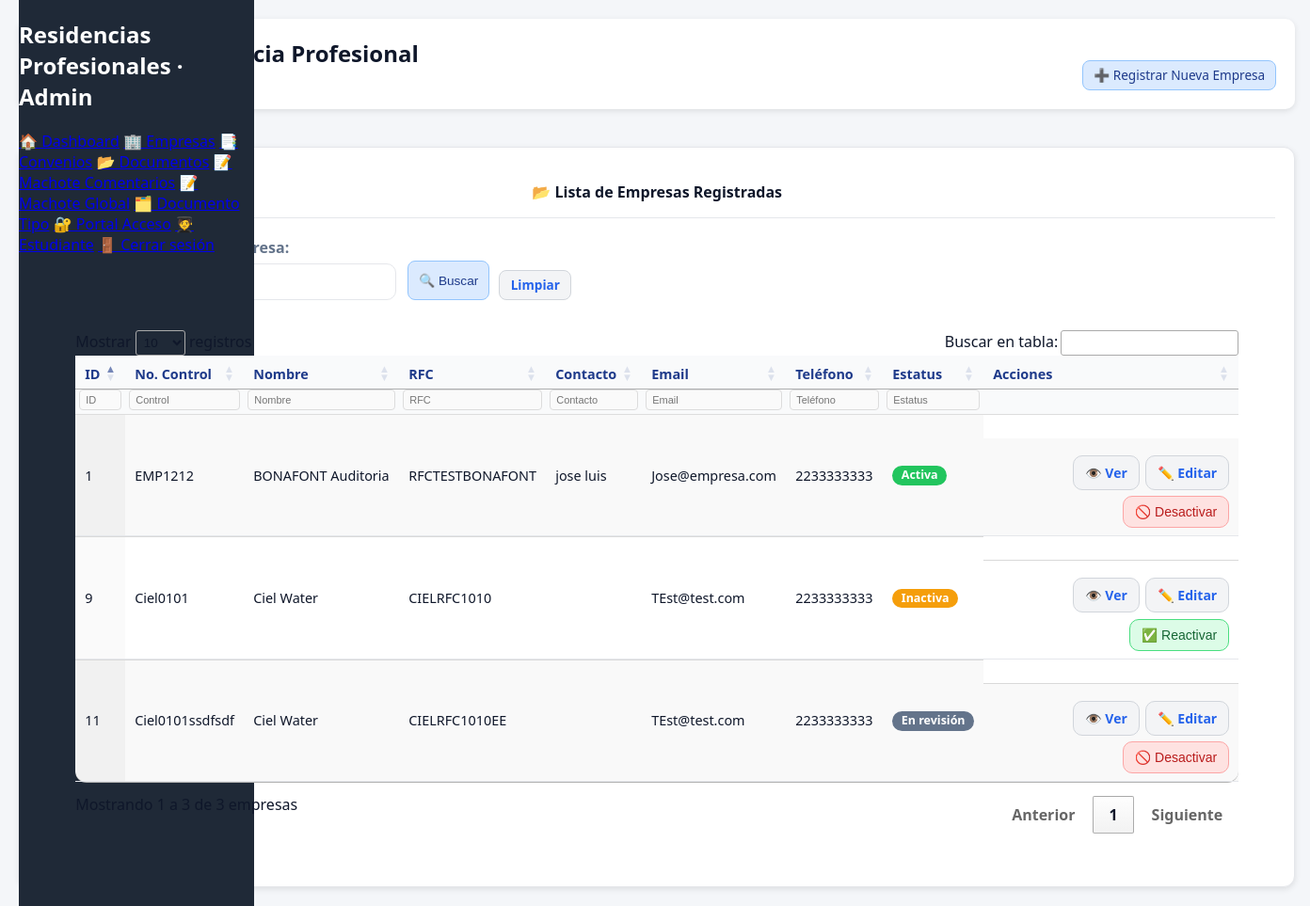
The page /recidencia/view/empresa/empresa_list.php on the database as committed earlier.
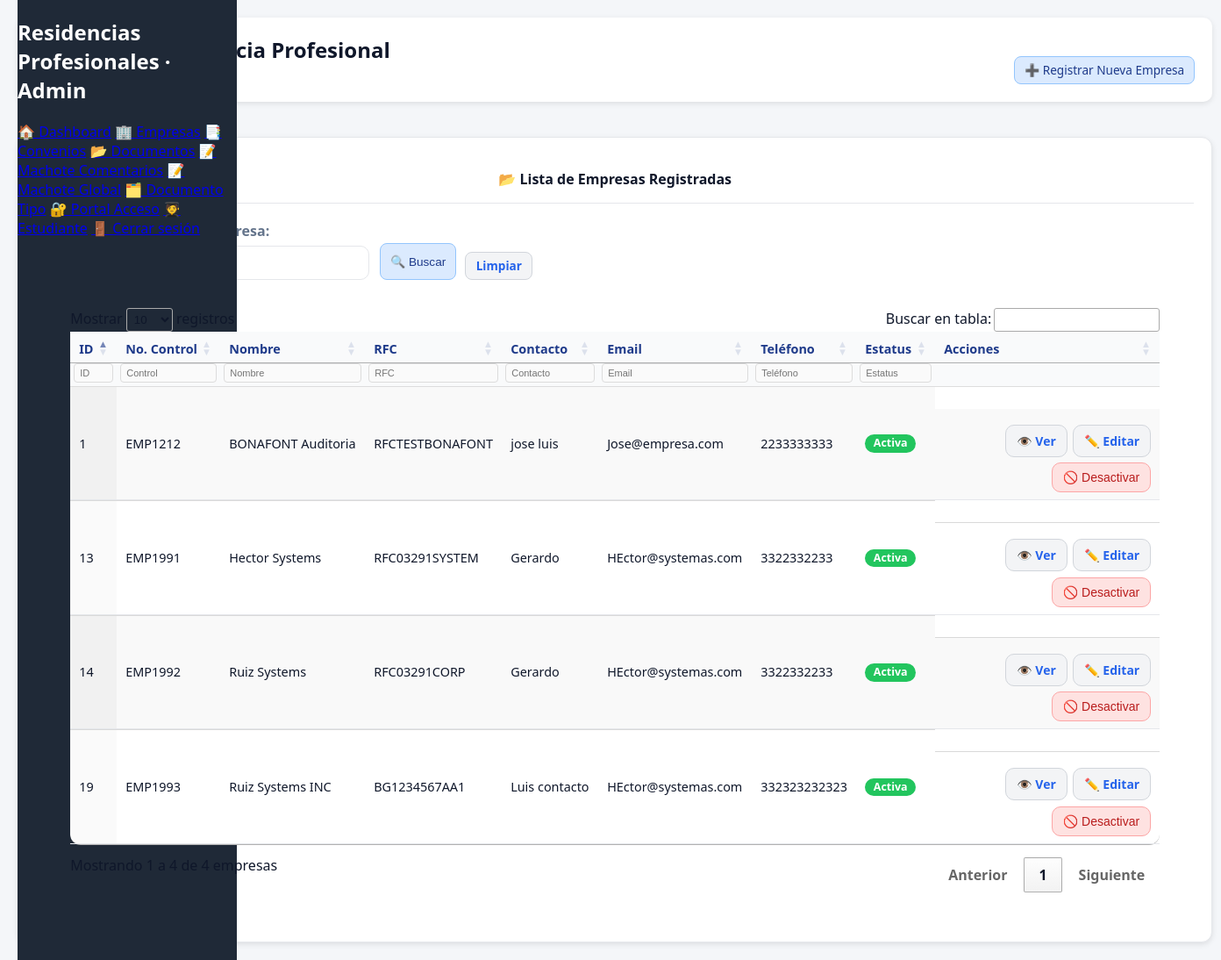
The same page on the database as committed later.
### tables this page shows
CREATE TABLE `rp_empresa` (
  `id` bigint(20) NOT NULL AUTO_INCREMENT,
  `numero_control` varchar(20) DEFAULT NULL,
  `nombre` varchar(191) NOT NULL,
  `logo_path` varchar(255) DEFAULT NULL,
  `rfc` varchar(20) DEFAULT NULL,
  `representante` varchar(191) DEFAULT NULL,
  `cargo_representante` varchar(191) DEFAULT NULL,
  `sector` varchar(191) DEFAULT NULL,
  `sitio_web` varchar(255) DEFAULT NULL,
  `contacto_nombre` varchar(191) DEFAULT NULL,
  `contacto_email` varchar(191) DEFAULT NULL,
  `telefono` varchar(30) DEFAULT NULL,
  `estado` varchar(100) DEFAULT NULL,
  `municipio` varchar(100) DEFAULT NULL,
  `cp` varchar(10) DEFAULT NULL,
  `direccion` varchar(255) DEFAULT NULL,
  `estatus` enum('Activa','En revisión','Inactiva','Suspendida') NOT NULL DEFAULT 'En revisión',
  `regimen_fiscal` enum('fiscal','moral') NOT NULL,
  `notas` text DEFAULT NULL,
  `creado_en` datetime NOT NULL DEFAULT current_timestamp(),
  `actualizado_en` datetime DEFAULT NULL ON UPDATE current_timestamp(),
  PRIMARY KEY (`id`),
  UNIQUE KEY `uk_empresa_rfc` (`rfc`),
  UNIQUE KEY `numero_control` (`numero_control`),
  KEY `idx_empresa_nombre` (`nombre`)
);

### recidencia/common/functions/empresa/empresafunctions_list.php (called while the page is built, shortened)
<?php
if (!function_exists('empresaListDefaults')) {
    function empresaListDefaults(): array
    {
        return [
            'search' => '',
            'empresas' => [],
            'errorMessage' => null,
        ];
    }
}
if (!function_exists('empresaNormalizeSearch')) {
    function empresaNormalizeSearch(?string $search): string
    {
        $search = trim((string) $search);
        return $search;
    }
}

### common/model/db.php (called while the page is built, shortened)
<?php
final class Database
{
    private static ?PDO $connection = null;
    public static function getConnection(): PDO
    {
        if (self::$connection instanceof PDO) {
            return self::$connection;
        }
        $config = require __DIR__ . '/../../config/db.php';
        $host    = $config['host'] ?? 'localhost';
        $db      = $config['dbname'] ?? '';
        $user    = $config['user'] ?? 'root';
        $pass    = $config['pass'] ?? '';
        $charset = $config['charset'] ?? 'utf8mb4';
        $port    = $config['port'] ?? '3306';
        $dsn = "mysql:host={$host};dbname={$db};port={$port};charset={$charset}";
        try {
            self::$connection = new PDO($dsn, $user, $pass, [
                PDO::ATTR_ERRMODE            => PDO::ERRMODE_EXCEPTION,
                PDO::ATTR_DEFAULT_FETCH_MODE => PDO::FETCH_ASSOC,
            ]);
        } catch (PDOException $exception) {
            throw new PDOException('Error al conectar a la base de datos: ' . $exception->getMessage(), (int)$exception->getCode(), $exception);
        }
        return self::$connection;
    }
}
return Database::getConnection();

### recidencia/handler/empresa/empresa_list_handler.php (called while the page is built, shortened)
<?php
require_once __DIR__ . '/../../common/functions/empresa/empresafunctions_list.php';
require_once __DIR__ . '/../../controller/empresa/EmpresaListController.php';
if (!function_exists('empresaListHandler')) {
    function empresaListHandler(): array
    {
        $defaults = empresaListDefaults();
        try {
            $controller = new EmpresaListController();
            $viewData = $controller->handle($_GET);
            return array_merge($defaults, $viewData);
        } catch (Throwable $exception) {
            $defaults['errorMessage'] = empresaListErrorMessage($exception->getMessage());
            return $defaults;
        }
    }
}
$handlerResult = empresaListHandler();
$empresas = $handlerResult['empresas'];
return $handlerResult;

### recidencia/controller/empresa/EmpresaListController.php (called while the page is built, shortened)
<?php
require_once __DIR__ . '/../../model/empresa/EmpresaListModel.php';
require_once __DIR__ . '/../../common/functions/empresa/empresafunctions_list.php';
class EmpresaListController
{
    private EmpresaListModel $model;
    public function __construct(?EmpresaListModel $model = null)
    {
        $this->model = $model ?? new EmpresaListModel();
    }
    public function listEmpresas(?string $search = null): array
    {
        $term = empresaNormalizeSearch($search);
        if ($term === '') {
            $term = null;
        }
        try {
            return $this->model->fetchAll($term);
        } catch (PDOException $exception) {
            throw new RuntimeException('No se pudieron obtener las empresas registradas.', 0, $exception);
        }
    }
    public function handle(array $input): array
    {
        $defaults = empresaListDefaults();
        $searchValue = $input['search'] ?? null;
        $search = empresaNormalizeSearch(is_string($searchValue) ? $searchValue : null);
        $defaults['search'] = $search;
        $defaults['empresas'] = $this->listEmpresas($search);
        return $defaults;
    }
}

### recidencia/model/empresa/EmpresaListModel.php (called while the page is built, shortened)
<?php
require_once __DIR__ . '/../../../common/model/db.php';
class EmpresaListModel
{
    private PDO $pdo;
    public function __construct(?PDO $pdo = null)
    {
        $this->pdo = $pdo ?? Database::getConnection();
    }
    public function fetchAll(?string $search = null): array
    {
        $sql = <<<'SQL'
            SELECT id,
                   numero_control,
                   nombre,
                   rfc,
                   representante,
                   contacto_nombre,
                   contacto_email,
                   telefono,
                   estatus,
                   creado_en
              FROM rp_empresa
        SQL;
        $params = [];
        $sql .= ' ORDER BY nombre ASC';
        $statement = $this->pdo->prepare($sql);
        $statement->execute($params);
        return $statement->fetchAll(PDO::FETCH_ASSOC);
    }
}

### recidencia/common/functions/empresafunction.php (called while the page is built, shortened)
<?php
if (!function_exists('renderBadgeClass')) {
    function renderBadgeClass(?string $estatus): string
    {
        $value = trim((string) $estatus);
        if ($value !== '' && function_exists('mb_strtolower')) {
            $value = mb_strtolower($value, 'UTF-8');
        } else {
            $value = strtolower($value);
        }
        switch ($value) {
            case 'activa':
                return 'badge ok';
            case 'en revisión':
            case 'en revision':
                return 'badge secondary';
            case 'inactiva':
                return 'badge warn';
        }
    }
}
if (!function_exists('renderBadgeLabel')) {
    function renderBadgeLabel(?string $estatus): string
    {
        $estatus = trim((string) $estatus);
        return $estatus !== '' ? $estatus : 'Sin especificar';
    }
}

### recidencia/view/empresa/empresa_list.php (the view, shortened to what the rows shown need)
<?php
require_once __DIR__ . '/../../common/functions/empresafunction.php';
require __DIR__ . '/../../handler/empresa/empresa_list_handler.php';
?>
<!DOCTYPE html>
<html lang="es">
<head>
  <link rel="stylesheet" href="../../assets/css/empresas/empresalist.css">
  <link rel="stylesheet" href="https://cdn.datatables.net/1.13.7/css/jquery.dataTables.min.css">
  <link rel="stylesheet" href="https://cdn.datatables.net/responsive/2.5.0/css/responsive.dataTables.min.css">
  <link rel="stylesheet" href="https://cdn.datatables.net/fixedheader/3.4.0/css/fixedHeader.dataTables.min.css">
</head>
<body>
  <div class="app">
    <?php include __DIR__ . '/../../layout/sidebar.php'; ?>
    <main class="main">
      <header class="topbar">
        <div>
          <h2>Empresas · Residencia Profesional</h2>
        </div>
      </header>
      <section class="card">
        <div class="content">
          <div class="table-wrapper">
            <table id="empresasTable" class="display nowrap">
              <thead>
                <tr>
                  <th>ID</th>
                  <th>No. Control</th>
                  <th>Nombre</th>
                  <th>RFC</th>
                  <th>Contacto</th>
                  <th>Email</th>
                  <th>Teléfono</th>
                  <th>Estatus</th>
                  <th class="actions-column">Acciones</th>
                </tr>
                <tr class="filter-row">
                  <th><input type="text" placeholder="ID"></th>
                  <th><input type="text" placeholder="Control"></th>
                  <th><input type="text" placeholder="Nombre"></th>
                  <th><input type="text" placeholder="RFC"></th>
                  <th><input type="text" placeholder="Contacto"></th>
                  <th><input type="text" placeholder="Email"></th>
                  <th><input type="text" placeholder="Teléfono"></th>
                  <th><input type="text" placeholder="Estatus"></th>
                  <th></th>
                </tr>
              </thead>
              <tbody>
                <?php if ($empresas === []): ?>
                  <tr>
                    <td colspan="9" class="empty-state">No se encontraron empresas registradas.</td>
                  </tr>
                <?php else: ?>
                  <?php foreach ($empresas as $empresa): ?>
                    <?php
                    $empresaId = $empresa['id'] ?? '';
                    $empresaNombre = $empresa['nombre'] ?? '';
                    $empresaEstatus = (string) ($empresa['estatus'] ?? '');
                    $empresaPuedeDesactivar = $empresaEstatus === 'Activa' || $empresaEstatus === 'En revisión';
                    $empresaPuedeReactivar = $empresaEstatus === 'Inactiva';
                    ?>
                    <tr>
                      <td><?php echo htmlspecialchars((string) $empresaId, ENT_QUOTES, 'UTF-8'); ?></td>
                      <td><?php echo htmlspecialchars((string) ($empresa['numero_control'] ?? '-'), ENT_QUOTES, 'UTF-8'); ?>
                      </td>
                      <td><?php echo htmlspecialchars((string) $empresaNombre, ENT_QUOTES, 'UTF-8'); ?></td>
                      <td><?php echo htmlspecialchars((string) ($empresa['rfc'] ?? ''), ENT_QUOTES, 'UTF-8'); ?></td>
                      <td><?php echo htmlspecialchars((string) ($empresa['contacto_nombre'] ?? ''), ENT_QUOTES, 'UTF-8'); ?>
                      </td>
                      <td><?php echo htmlspecialchars((string) ($empresa['contacto_email'] ?? ''), ENT_QUOTES, 'UTF-8'); ?>
                      </td>
                      <td><?php echo htmlspecialchars((string) ($empresa['telefono'] ?? ''), ENT_QUOTES, 'UTF-8'); ?></td>
                      <td>
                        <span
                          class="<?php echo renderBadgeClass($empresaEstatus); ?>"><?php echo htmlspecialchars(renderBadgeLabel($empresaEstatus), ENT_QUOTES, 'UTF-8'); ?></span>
                      </td>
                      <td class="actions">
                        <a href="empresa_view.php?id=<?php echo urlencode((string) $empresaId); ?>" class="btn">👁️ Ver</a>
                        <a href="empresa_edit.php?id=<?php echo urlencode((string) $empresaId); ?>" class="btn">✏️
                          Editar</a>
                        <?php if ($empresaPuedeDesactivar): ?>
                          <form id="disableForm-<?php echo htmlspecialchars((string) $empresaId, ENT_QUOTES, 'UTF-8'); ?>"
                            action="../../handler/empresa/empresa_disable.php" method="post">
                            <button type="button" class="btn warn"
                              onclick="confirmDisable(<?php echo htmlspecialchars((string) $empresaId, ENT_QUOTES, 'UTF-8'); ?>, '<?php echo addslashes((string) $empresaNombre); ?>')">
                              🚫 Desactivar
                            </button>
                          </form>
                        <?php elseif ($empresaPuedeReactivar): ?>
                          <form id="reactivateForm-<?php echo htmlspecialchars((string) $empresaId, ENT_QUOTES, 'UTF-8'); ?>"
                            action="../../handler/empresa/empresa_reactivate.php" method="post">
                            <button type="button" class="btn success"
                              onclick="confirmReactivate(<?php echo htmlspecialchars((string) $empresaId, ENT_QUOTES, 'UTF-8'); ?>, '<?php echo addslashes((string) $empresaNombre); ?>')">
                              ✅ Reactivar
                            </button>
                          </form>
                        <?php endif; ?>
                      </td>
                    </tr>
                  <?php endforeach; ?>
                <?php endif; ?>
              </tbody>
            </table>
          </div>
        </div>
      </section>
    </main>
  </div>
</body>
</html>

Rows that differ between the two databases and show on the page:
removed rp_empresa: id "9", numero_control "Ciel0101", nombre "Ciel Water", rfc "CIELRFC1010", contacto_email "TEst@test.com", telefono "2233333333", estatus "Inactiva"
removed rp_empresa: id "11", numero_control "Ciel0101ssdfsdf", nombre "Ciel Water", rfc "CIELRFC1010EE", contacto_email "TEst@test.com", telefono "2233333333", estatus "En revisión"
added rp_empresa: id "13", numero_control "EMP1991", nombre "Hector Systems", rfc "RFC03291SYSTEM", contacto_nombre "Gerardo", contacto_email "HEctor@systemas.com", telefono "3322332233", estatus "Activa"
added rp_empresa: id "14", numero_control "EMP1992", nombre "Ruiz Systems", rfc "RFC03291CORP", contacto_nombre "Gerardo", contacto_email "HEctor@systemas.com", telefono "3322332233", estatus "Activa"
added rp_empresa: id "19", numero_control "EMP1993", nombre "Ruiz Systems INC", rfc "BG1234567AA1", contacto_nombre "Luis contacto", contacto_email "HEctor@systemas.com", telefono "332323232323", estatus "Activa"
Other text that changed with them:
text written by a page script: "Buscar en tabla: Mostrando 1 a 3 de 3 empresas Anterior 1 Siguiente" → "Buscar en tabla: Mostrando 1 a 4 de 4 empresas Anterior 1 Siguiente"
